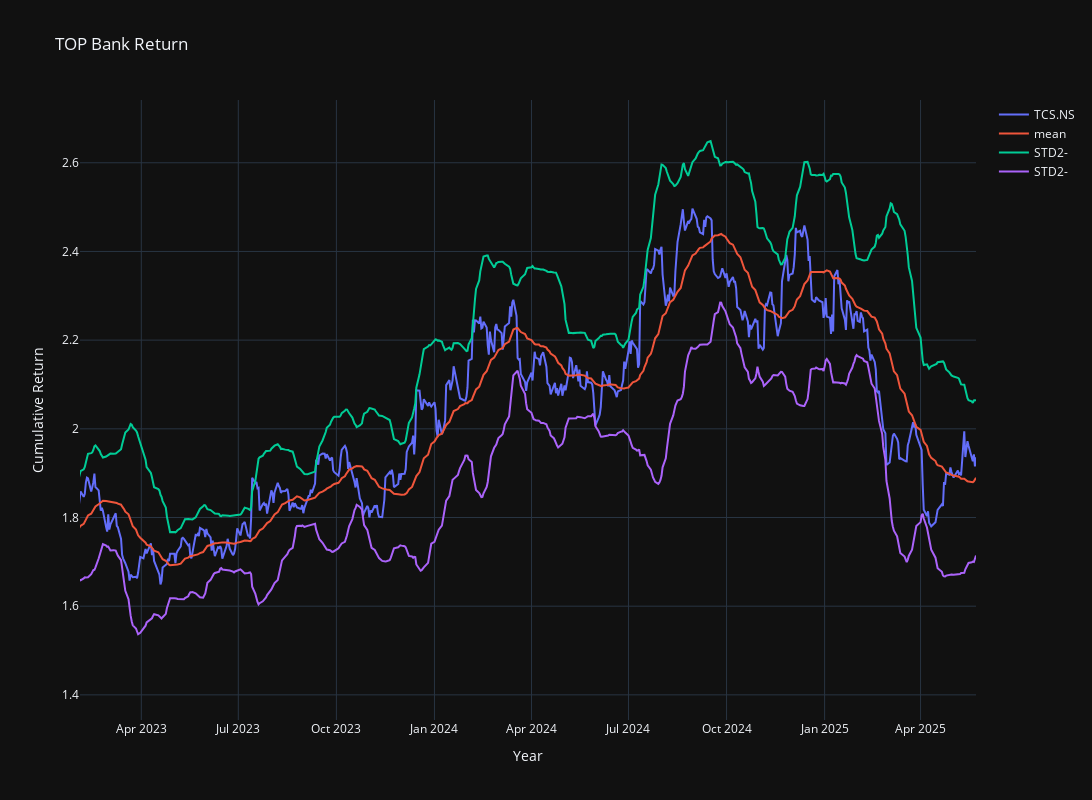

Notebook code for this chart:
### Code cell
# Create a line chart
import plotly.graph_objects as go
fig = go.Figure()

# Add multiple lines (traces) to the figure
for key in data:
    fig.add_trace(go.Scatter(
        x=data[key].index,
        y=data[key]['cum_rtn'],
        # y1=data[key]['r_mean'],
        mode='lines',  # Set the mode to 'lines' for a line chart
        name=key# Use the name for each line from the dictionary
    ))

for key in data:
    fig.add_trace(go.Scatter(
        x=data[key].index,
        # y=data[key]['cum_rtn'],
        y=data[key]['r_mean'],
        mode='lines',  # Set the mode to 'lines' for a line chart
        name='mean'# Use the name for each line from the dictionary
    ))

for key in data:
    fig.add_trace(go.Scatter(
        x=data[key].index,
        # y=data[key]['cum_rtn'],
        y=data[key]['r_std2+'],
        mode='lines',  # Set the mode to 'lines' for a line chart
        name='STD2-'# Use the name for each line from the dictionary
    ))
for key in data:
    fig.add_trace(go.Scatter(
        x=data[key].index,
        # y=data[key]['cum_rtn'],
        y=data[key]['r_std2-'],
        mode='lines',  # Set the mode to 'lines' for a line chart
        name='STD2-'# Use the name for each line from the dictionary
    ))   
# Customize the layout
fig.update_layout(
    title="TOP Bank Return",
    xaxis_title="Year",
    yaxis_title="Cumulative Return",
    autosize=False,
    width=1100,
    height=800,
    template='plotly_dark'
)

# Show the plot
fig.show()

### Figure 1 — Plotly figure (JSON) as saved in the notebook; plotly's stock layout.template omitted (floating-point values rounded to 4 significant figures; data arrays with more than 128 entries replaced by an {"elided": "..."} marker saying what was removed)
{"data": [{"mode": "lines", "name": "TCS.NS", "type": "scatter", "x": {"elided": "1239 str values"}, "y": {"elided": "1239 float values"}}, {"mode": "lines", "name": "mean", "type": "scatter", "x": {"elided": "1239 str values"}, "y": {"elided": "1239 float values"}}, {"mode": "lines", "name": "STD2-", "type": "scatter", "x": {"elided": "1239 str values"}, "y": {"elided": "1239 float values"}}, {"mode": "lines", "name": "STD2-", "type": "scatter", "x": {"elided": "1239 str values"}, "y": {"elided": "1239 float values"}}], "layout": {"autosize": false, "height": 800, "title": {"text": "TOP Bank Return"}, "width": 1100, "xaxis": {"autorange": false, "range": ["2023-02-02 11:54:47.7791", "2025-05-23"], "title": {"text": "Year"}, "type": "date"}, "yaxis": {"autorange": false, "range": [1.343, 2.742], "title": {"text": "Cumulative Return"}, "type": "linear"}}}
